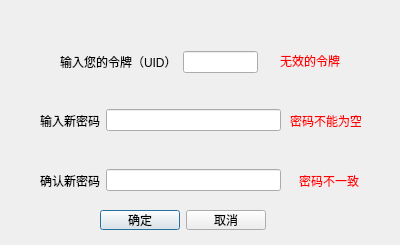
<?xml version="1.0" encoding="UTF-8"?>
<ui version="4.0">
 <class>ChangePasswd</class>
 <widget class="QDialog" name="ChangePasswd">
  <property name="geometry">
   <rect>
    <x>0</x>
    <y>0</y>
    <width>400</width>
    <height>245</height>
   </rect>
  </property>
  <property name="windowTitle">
   <string>Dialog</string>
  </property>
  <widget class="QDialogButtonBox" name="buttonBox">
   <property name="geometry">
    <rect>
     <x>30</x>
     <y>240</y>
     <width>341</width>
     <height>32</height>
    </rect>
   </property>
   <property name="standardButtons">
    <set>QDialogButtonBox::StandardButton::NoButton</set>
   </property>
  </widget>
  <widget class="QLabel" name="warninglabel">
   <property name="geometry">
    <rect>
     <x>280</x>
     <y>50</y>
     <width>71</width>
     <height>21</height>
    </rect>
   </property>
   <property name="styleSheet">
    <string notr="true">color:red
</string>
   </property>
   <property name="text">
    <string>无效的令牌</string>
   </property>
  </widget>
  <widget class="QLabel" name="warning2">
   <property name="geometry">
    <rect>
     <x>299</x>
     <y>170</y>
     <width>61</width>
     <height>21</height>
    </rect>
   </property>
   <property name="styleSheet">
    <string notr="true">color:red</string>
   </property>
   <property name="text">
    <string>密码不一致！</string>
   </property>
  </widget>
  <widget class="QLabel" name="warning1">
   <property name="geometry">
    <rect>
     <x>290</x>
     <y>110</y>
     <width>71</width>
     <height>21</height>
    </rect>
   </property>
   <property name="styleSheet">
    <string notr="true">color:red</string>
   </property>
   <property name="text">
    <string>密码不能为空！</string>
   </property>
  </widget>
  <widget class="QWidget" name="layoutWidget">
   <property name="geometry">
    <rect>
     <x>60</x>
     <y>50</y>
     <width>198</width>
     <height>24</height>
    </rect>
   </property>
   <layout class="QHBoxLayout" name="horizontalLayout">
    <item>
     <widget class="QLabel" name="label">
      <property name="text">
       <string>输入您的令牌（UID）</string>
      </property>
     </widget>
    </item>
    <item>
     <widget class="QLineEdit" name="IDEdit"/>
    </item>
   </layout>
  </widget>
  <widget class="QWidget" name="layoutWidget">
   <property name="geometry">
    <rect>
     <x>40</x>
     <y>100</y>
     <width>241</width>
     <height>41</height>
    </rect>
   </property>
   <layout class="QHBoxLayout" name="horizontalLayout_2">
    <item>
     <widget class="QLabel" name="label_2">
      <property name="text">
       <string>输入新密码</string>
      </property>
     </widget>
    </item>
    <item>
     <widget class="QLineEdit" name="newpasswd"/>
    </item>
   </layout>
  </widget>
  <widget class="QWidget" name="layoutWidget">
   <property name="geometry">
    <rect>
     <x>40</x>
     <y>160</y>
     <width>241</width>
     <height>41</height>
    </rect>
   </property>
   <layout class="QHBoxLayout" name="horizontalLayout_3">
    <item>
     <widget class="QLabel" name="label_3">
      <property name="text">
       <string>确认新密码</string>
      </property>
     </widget>
    </item>
    <item>
     <widget class="QLineEdit" name="npasswd"/>
    </item>
   </layout>
  </widget>
  <widget class="QWidget" name="">
   <property name="geometry">
    <rect>
     <x>100</x>
     <y>210</y>
     <width>166</width>
     <height>20</height>
    </rect>
   </property>
   <layout class="QHBoxLayout" name="horizontalLayout_4">
    <item>
     <widget class="QPushButton" name="pushButton">
      <property name="text">
       <string>确定</string>
      </property>
     </widget>
    </item>
    <item>
     <widget class="QPushButton" name="pushButton_2">
      <property name="text">
       <string>取消</string>
      </property>
     </widget>
    </item>
   </layout>
  </widget>
 </widget>
 <resources/>
 <connections>
  <connection>
   <sender>buttonBox</sender>
   <signal>accepted()</signal>
   <receiver>ChangePasswd</receiver>
   <slot>accept()</slot>
   <hints>
    <hint type="sourcelabel">
     <x>248</x>
     <y>254</y>
    </hint>
    <hint type="destinationlabel">
     <x>157</x>
     <y>274</y>
    </hint>
   </hints>
  </connection>
  <connection>
   <sender>buttonBox</sender>
   <signal>rejected()</signal>
   <receiver>ChangePasswd</receiver>
   <slot>reject()</slot>
   <hints>
    <hint type="sourcelabel">
     <x>316</x>
     <y>260</y>
    </hint>
    <hint type="destinationlabel">
     <x>286</x>
     <y>274</y>
    </hint>
   </hints>
  </connection>
 </connections>
</ui>
